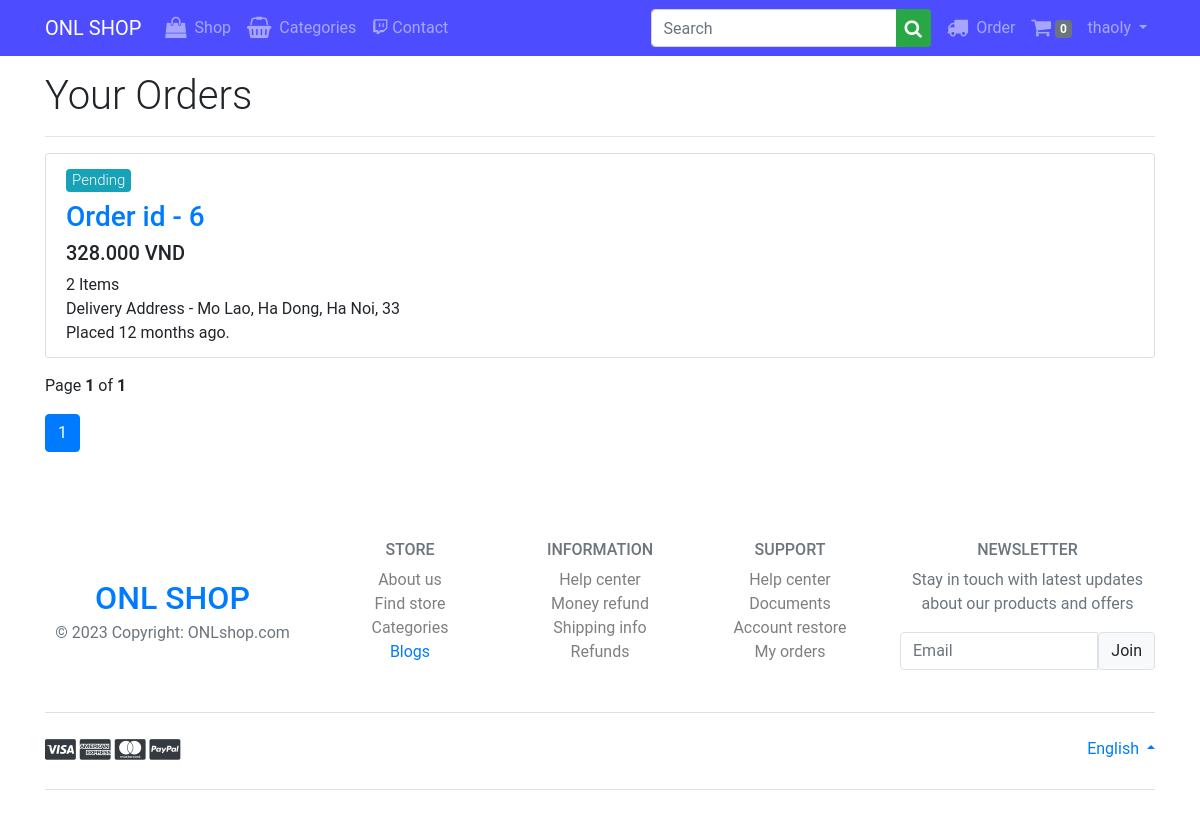
Page /orders/my (signed in) on the committed database.
### orders/models.py (models this page shows, shortened)
class Order(models.Model):
    user = models.ForeignKey(settings.AUTH_USER_MODEL,
                             related_name='orders', on_delete=models.CASCADE)
    address = models.CharField(max_length=150, blank=False, null=False)
    pin_code = models.CharField(max_length=10)
    city = models.CharField(max_length=50)
    paid = models.BooleanField(default=False)
    created = models.DateTimeField(auto_now_add=True)
    updated = models.DateTimeField(auto_now=True)
    status = models.CharField(
        choices=choices, max_length=10, default='Pending')
    total_price = models.FloatField(null=False, blank=False)
    class Meta:
        ordering = ('-created',)

### orders/views.py (the view)
# urls.py: path('my', views.MyOrders.as_view(), name='my'),
class MyOrders(LoginRequiredMixin, generic.ListView):
    model = Order
    template_name = 'orders/order_list.html'
    context_object_name = 'orders'
    paginate_by = 20
    def get_queryset(self):
        return Order.objects.filter(user=self.request.user).annotate(total_items=Count('items'))

### cart/cart.py (called while the page is built)
def cart_preprocessor(request):
    return {'cart': Cart(request)}

    def __len__(self):
        return sum(i['quantity'] for i in self.cart.values())

### orders/templates/orders/order_list.html (shortened to what this page needs)
{% extends 'base.html' %} {% block title %}Your Orders {% endblock title %}
{% block content %}
<h1 class="font-weight-light mt-3">Your Orders</h1>
<hr />
<ul class="list-group my-3">
  {% for order in orders %}
  <li class="list-group-item">
    <h5 class="mb-2">
      {% if order.status == 'Delivered' %}
      <span class="badge badge-success font-weight-light">
        {{order.status}}
      </span>
      {% else %}
      <span class="badge badge-info font-weight-light">{{order.status}}</span>
      {% endif %}
    </h5>
    <h3>
      <a href="{% url 'orders:details' order.id %}">Order id - {{order.id}}</a>
    </h3>
    <h5>{{order.total_price | floatformat:3}} VND </h5>
    <p class="mb-0">{{order.total_items}} Items</p>
    <p class="mb-0">
      Delivery Address - {{order.address}}, {{order.city}}, {{order.pin_code}}
    </p>
    <p class="mb-0">Placed {{order.created|timesince}} ago.</p>
  </li>
  {% endfor %}
</ul>
{% with page_obj as page %}
<p>Page <b>{{page.number}}</b> of <b>{{page.paginator.num_pages}}</b></p>
<nav>
  <ul class="pagination">
    <li class="page-item active"><a href="#" class="page-link">1</a></li>
  </ul>
</nav>
{% endwith %} {% endblock content %}

### accounts/templates/base.html (shortened to what this page needs)
{% load static %}
<!DOCTYPE html>
<html lang="en">
  <head>
    <link
      rel="stylesheet"
      href="https://stackpath.bootstrapcdn.com/bootstrap/4.4.1/css/bootstrap.min.css"
    />
    <link
      rel="stylesheet"
      href="https://stackpath.bootstrapcdn.com/font-awesome/4.7.0/css/font-awesome.min.css"
    />
    <link rel="stylesheet" href="{% static 'css/styles.css' %}" />
  </head>
  <body>
    <nav class="navbar navbar-dark  navbar-expand-lg" style="background-color: #4d4dff;">
      <div class="container">
        <a href="{% url 'store:product_list' %}" class="navbar-brand">ONL SHOP</a>
        <div class="collapse navbar-collapse" id="navigation">
          <ul class="navbar-nav">
            <li class="nav-item">
              <a href="{% url 'store:product_list' %}" class="nav-link">
                <i class="fa fa-shopping-bag fa-lg mr-1"></i> Shop
              </a>
            </li>
            <li class="nav-item">
              <a href="{% url 'store:categories_list' %}" class="nav-link">
                <i class="fa fa-shopping-basket fa-lg mr-1"></i> Categories
              </a>
            </li>
            <li class="nav-item">
              <a href="{% url 'contact'%}" class="nav-link">
                <i class="fa fa-twitch"></i> Contact
              </a>
            </li>
          </ul>
          <form action="/" class="inline-form mr-md-2 ml-auto">
            <div class="input-group">
              <input
                required
                type="text"
                name="name"
                placeholder="Search"
                class="form-control"
              />
              <div class="input-group-append">
                <button type="submit" class="btn-success btn btn-sm">
                  <i class="fa fa-search fa-lg"></i>
                </button>
              </div>
            </div>
          </form>
          <ul class="navbar-nav">
            {% if user.is_authenticated %}
            <li class="nav-item">
              <a href="{% url 'orders:my' %}" class="nav-link">
                <i class="fa fa-truck fa-lg mr-1"></i> Order
              </a>
            </li>
            <li class="nav-item">
              <a href="{% url 'cart:cart_details' %}" class="nav-link">
                <i class="fa fa-shopping-cart fa-lg"></i>
                <span class="badge badge-secondary">
                  {% if cart %} {{cart|length}} {% else %} 0 {% endif%}
                </span>
              </a>
            </li>
            <li class="nav-item dropdown">
              <a
                href="#"
                class="nav-link dropdown-toggle mb-0"
                data-toggle="dropdown"
              >
                {{request.user}}
              </a>
            </li>
            {% endif %}
          </ul>
        </div>
      </div>
    </nav>
    <div class="container">
       {% block content %} {% endblock content %}
    </div>
    <footer class="container--fluid text-center text-lg-start text-muted mt-5">
      <section class="">
        <div class="container text-center text-md-start pt-4 pb-4">
          <div class="row mt-3">
            <div class="col-12 col-lg-3 col-sm-12 mb-2">
              <a href="{% url 'store:product_list' %}" target="_blank" class="text-red h2">
                <br>
                ONL SHOP
              </a>
              <p class="mt-1 text-black">
                © 2023 Copyright: ONLshop.com
              </p>
            </div>
            <div class="col-6 col-sm-4 col-lg-2">
              <h6 class="text-uppercase text-black fw-bold mb-2">
                Store
              </h6>
              <ul class="list-unstyled mb-4">
                <li><a class="text-black-50" href="#">About us</a></li>
                <li><a class="text-black-50" href="#">Find store</a></li>
                <li><a class="text-black-50" href="#">Categories</a></li>
                <li><a class="text-balck-50" href="#">Blogs</a></li>
              </ul>
            </div>
            <div class="col-6 col-sm-4 col-lg-2">
              <h6 class="text-uppercase text-black fw-bold mb-2">
                Information
              </h6>
              <ul class="list-unstyled mb-4">
                <li><a class="text-black-50" href="#">Help center</a></li>
                <li><a class="text-black-50" href="#">Money refund</a></li>
                <li><a class="text-black-50" href="#">Shipping info</a></li>
                <li><a class="text-black-50" href="#">Refunds</a></li>
              </ul>
            </div>
            <div class="col-6 col-sm-4 col-lg-2">
              <h6 class="text-uppercase text-black fw-bold mb-2">
                Support
              </h6>
              <ul class="list-unstyled mb-4">
                <li><a class="text-black-50" href="#">Help center</a></li>
                <li><a class="text-black-50" href="#">Documents</a></li>
                <li><a class="text-black-50" href="#">Account restore</a></li>
                <li><a class="text-black-50" href="#">My orders</a></li>
              </ul>
            </div>
            <div class="col-12 col-sm-12 col-lg-3">
              <h6 class="text-uppercase text-black fw-bold mb-2">Newsletter</h6>
              <p class="text-black">Stay in touch with latest updates about our products and offers</p>
              <div class="input-group mb-3">
                <input type="email" class="form-control border" placeholder="Email" aria-label="Email" aria-describedby="button-addon2" />
                <button class="btn btn-light border shadow-0" type="button" id="button-addon2" data-mdb-ripple-color="dark">
                  Join
                </button>
              </div>
            </div>
        </div>
      </section>
      <div class="">
        <div class="container">
          <div class="d-flex justify-content-between py-4 border-top">
            <div>
              <i class="fa fa-cc-visa text-dark" style="font-size:24px"></i>
              <i class="fa fa-cc-amex text-dark" style="font-size:24px"></i>
              <i class="fa fa-cc-mastercard text-dark" style="font-size:24px"></i>
              <i class="fa fa-cc-paypal text-dark" style="font-size:24px"></i>
            </div>
            <div class="dropdown dropup">
              <a class="dropdown-toggle text-black" href="#" id="Dropdown" role="button" data-mdb-toggle="dropdown" aria-expanded="false"> English </a>
            </div>
          </div>
        </div>
      </div>
      <div class="">
        <div class="container">
          <div class="d-flex justify-content-between py-4 border-top">
          </div>
        </div>
      </div>
  </footer>
  </body>
</html>

### static/css/styles.css (style rules this page uses)
body { font-family: "Roboto"; }

### rows in the picture
Order: status "Pending", id "6", total_price "328.000", total_items "2", address "Mo Lao, Ha Dong", city "Ha Noi", pin_code "33", created "12 months"

### other values in the picture
{{ request.user }} "thaoly"
{{ page.number }} "1"
{{ page.paginator.num_pages }} "1"
